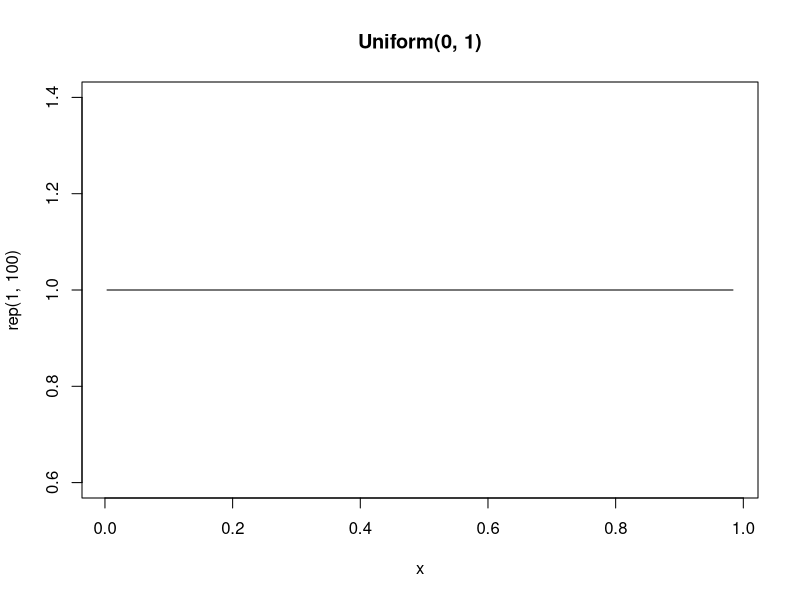
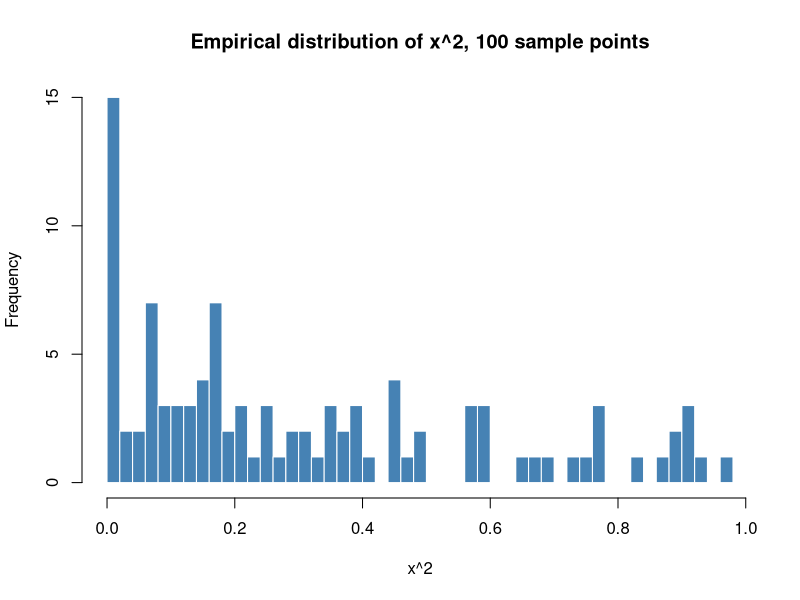
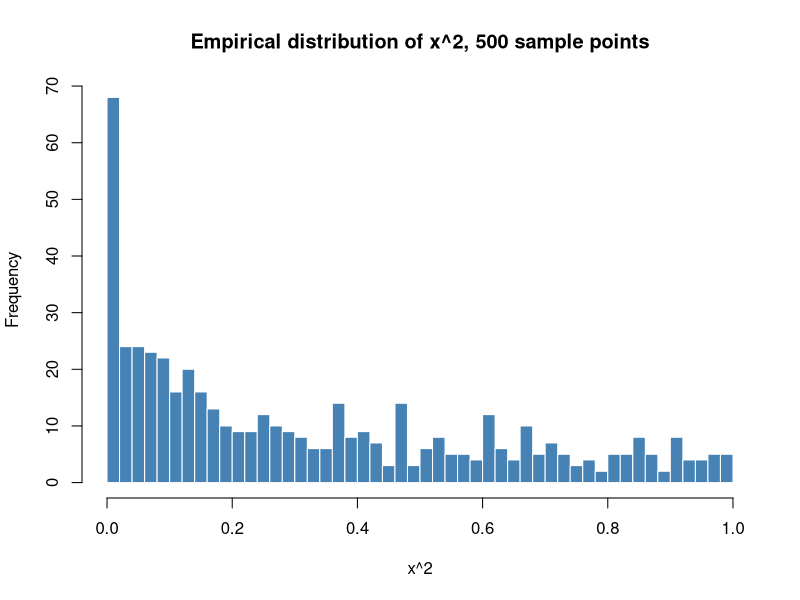
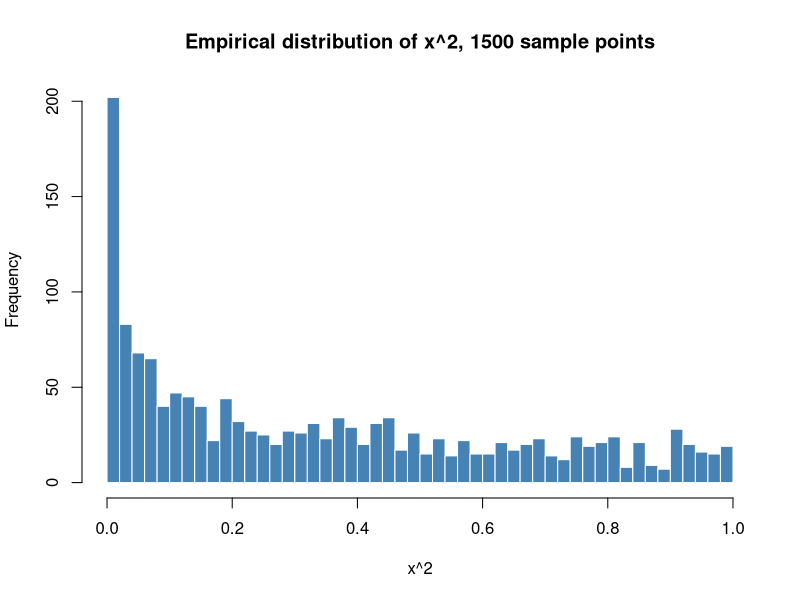

The R script that drew these images, in order:
## ---- chunk 1
knitr::opts_chunk$set(echo = TRUE)
## ---- chunk 2
library(ggplot2)
## ---- chunk 3
x = runif(100)
plot(x=x, y=rep(1, 100), type = 'l', main = 'Uniform(0, 1)')
hist(x^2, col = 'steelblue', border = 'white', xlab='x^2', main = 'Empirical distribution of x^2, 100 sample points', breaks = 50)
hist(runif(500)^2, col = 'steelblue', xlab='x^2', border = 'white', main = 'Empirical distribution of x^2, 500 sample points', breaks = 50)
hist(runif(1500)^2, col = 'steelblue', xlab='x^2', border = 'white', main = 'Empirical distribution of x^2, 1500 sample points', breaks = 50)
